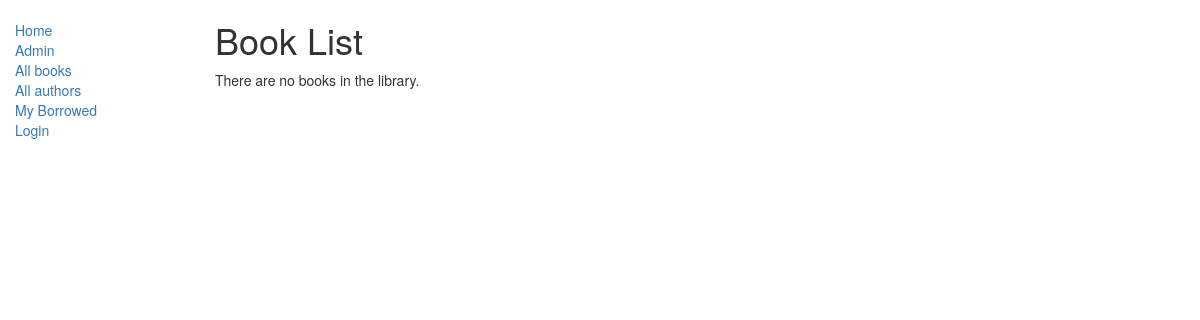
Before: /catalog/books/ with the older database file.
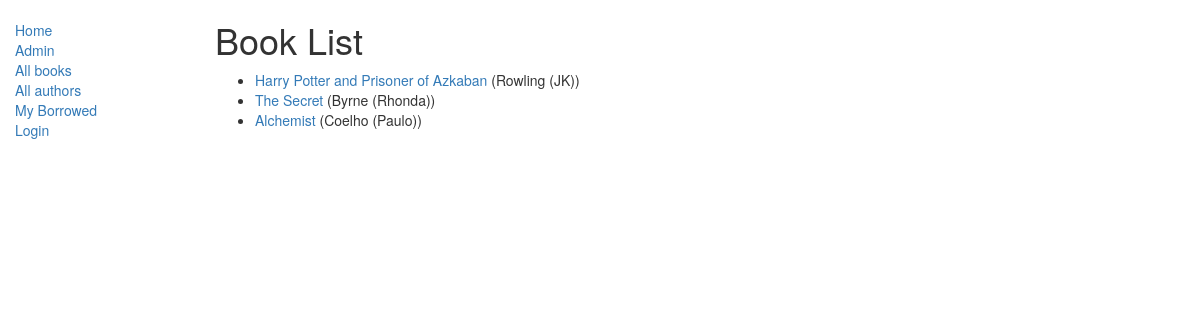
After: the same page with the newer database file.
### catalog/models.py (models this page shows, shortened)
class Book(models.Model):
    title    = models.CharField(max_length=200)
    author   = models.ForeignKey(Author , on_delete = models.SET_NULL , null = True)
    summary  = models.TextField(max_length=1000)
    isbn     = models.CharField('ISBN' , max_length=13)   #dastene "ISBN" o nemidoonm chie
    genre    = models.ManyToManyField(Genre)
    def get_absolute_url(self):
        return reverse('catalog:book-detail', args=[str(self.id)])
    def display_genre(self):
        return ', '.join([genre.name for genre in self.genre.all()[:3]])
    display_genre.short_description = 'Genre'

class Author(models.Model):
    first_name      = models.CharField(max_length=300)
    last_name       = models.CharField(max_length=300)
    date_of_birth   = models.DateField(null =True , blank = True)
    date_of_death   = models.DateField('died' , null = True , blank = True)
    def __str__(self):
        return '%s (%s)' % (self.last_name , self.first_name)

### catalog/views.py (the view)
# urls.py: path('books/' , views.BookListView.as_view(), name='book-list'),
class BookListView(generic.ListView):
    template_name = 'catalog/booklist.html'
    model = models.Book

### catalog/templates/catalog/booklist.html
{% extends "catalog/base_generic.html" %}
{% block content %}
    <h1>Book List</h1>
    {% if book_list %}
    <ul>
      {% for book in book_list %}
      <li>
        <a href="{{ book.get_absolute_url }}">{{ book.title }}</a> ({{book.author}})
      </li>
      {% endfor %}
    </ul>
    {% else %}
      <p>There are no books in the library.</p>
    {% endif %}
{% endblock %}

Changed rows visible on the page:
added Book: title "Harry Potter and Prisoner of Azkaban", author "Rowling (JK)"
added Book: title "The Secret", author "Byrne (Rhonda)"
added Book: title "Alchemist", author "Coelho (Paulo)"
Other visible differences:
text no longer shown: "There are no books in the library."
